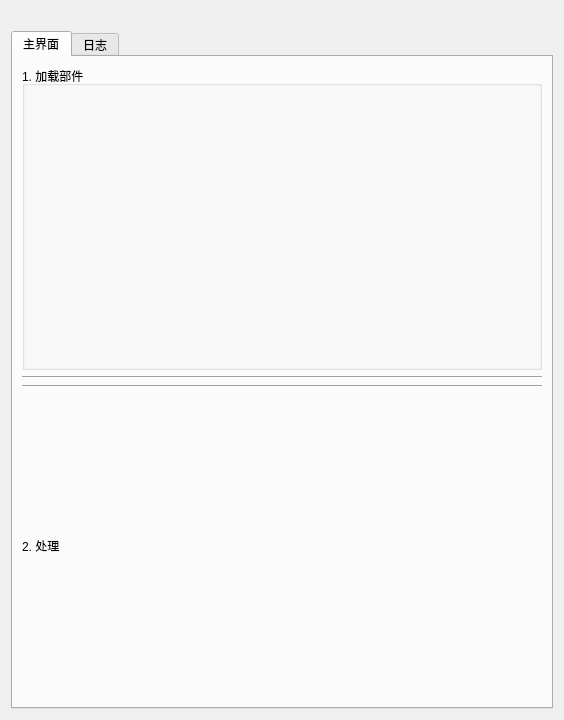
<?xml version="1.0" encoding="UTF-8"?>
<ui version="4.0">
 <class>CRSApplication</class>
 <widget class="QWidget" name="CRSApplication">
  <property name="geometry">
   <rect>
    <x>0</x>
    <y>0</y>
    <width>564</width>
    <height>720</height>
   </rect>
  </property>
  <property name="sizePolicy">
   <sizepolicy hsizetype="Preferred" vsizetype="Expanding">
    <horstretch>0</horstretch>
    <verstretch>0</verstretch>
   </sizepolicy>
  </property>
  <property name="windowTitle">
   <string>Form</string>
  </property>
  <property name="layoutDirection">
   <enum>Qt::LeftToRight</enum>
  </property>
  <layout class="QVBoxLayout" name="verticalLayout">
   <item>
    <widget class="QLabel" name="label">
     <property name="enabled">
      <bool>true</bool>
     </property>
     <property name="maximumSize">
      <size>
       <width>360</width>
       <height>90</height>
      </size>
     </property>
     <property name="layoutDirection">
      <enum>Qt::RightToLeft</enum>
     </property>
     <property name="text">
      <string/>
     </property>
     <property name="textFormat">
      <enum>Qt::AutoText</enum>
     </property>
     <property name="pixmap">
      <pixmap>../../../../../crs_data/SURFACE_LOGO-01.png</pixmap>
     </property>
     <property name="scaledContents">
      <bool>true</bool>
     </property>
     <property name="alignment">
      <set>Qt::AlignRight|Qt::AlignTop|Qt::AlignTrailing</set>
     </property>
     <property name="wordWrap">
      <bool>true</bool>
     </property>
    </widget>
   </item>
   <item>
    <widget class="QTabWidget" name="tab_widget">
     <property name="enabled">
      <bool>true</bool>
     </property>
     <property name="sizePolicy">
      <sizepolicy hsizetype="Expanding" vsizetype="Expanding">
       <horstretch>0</horstretch>
       <verstretch>0</verstretch>
      </sizepolicy>
     </property>
     <property name="maximumSize">
      <size>
       <width>650</width>
       <height>800</height>
      </size>
     </property>
     <property name="tabPosition">
      <enum>QTabWidget::North</enum>
     </property>
     <property name="currentIndex">
      <number>0</number>
     </property>
     <widget class="QWidget" name="tab_setup">
      <attribute name="title">
       <string>主界面</string>
      </attribute>
      <layout class="QGridLayout" name="gridLayout">
       <item row="0" column="0">
        <widget class="QGroupBox" name="group_box_load">
         <property name="title">
          <string>1. 加载部件</string>
         </property>
         <layout class="QVBoxLayout" name="verticalLayout_2">
          <item>
           <layout class="QVBoxLayout" name="vertical_layout_part_selector"/>
          </item>
         </layout>
        </widget>
       </item>
       <item row="1" column="0">
        <widget class="Line" name="line_4">
         <property name="orientation">
          <enum>Qt::Horizontal</enum>
         </property>
        </widget>
       </item>
       <item row="2" column="0">
        <widget class="Line" name="line_2">
         <property name="orientation">
          <enum>Qt::Horizontal</enum>
         </property>
        </widget>
       </item>
       <item row="3" column="0">
        <layout class="QVBoxLayout" name="verticalLayout_3">
         <item>
          <widget class="QLabel" name="label_3">
           <property name="text">
            <string>2. 处理</string>
           </property>
          </widget>
         </item>
         <item>
          <layout class="QVBoxLayout" name="vertical_layout_sm_interface"/>
         </item>
        </layout>
       </item>
      </layout>
     </widget>
     <widget class="QWidget" name="tab_log">
      <property name="enabled">
       <bool>true</bool>
      </property>
      <attribute name="title">
       <string>日志</string>
      </attribute>
      <layout class="QVBoxLayout" name="verticalLayout_4">
       <item>
        <widget class="QGroupBox" name="group_box_Log">
         <property name="enabled">
          <bool>false</bool>
         </property>
         <property name="title">
          <string>信息</string>
         </property>
         <layout class="QVBoxLayout" name="verticalLayout_13">
          <property name="leftMargin">
           <number>0</number>
          </property>
          <property name="topMargin">
           <number>0</number>
          </property>
          <property name="rightMargin">
           <number>0</number>
          </property>
          <property name="bottomMargin">
           <number>0</number>
          </property>
          <item>
           <layout class="QVBoxLayout" name="vertical_layout_log"/>
          </item>
         </layout>
        </widget>
       </item>
      </layout>
     </widget>
    </widget>
   </item>
  </layout>
 </widget>
 <resources/>
 <connections/>
</ui>
